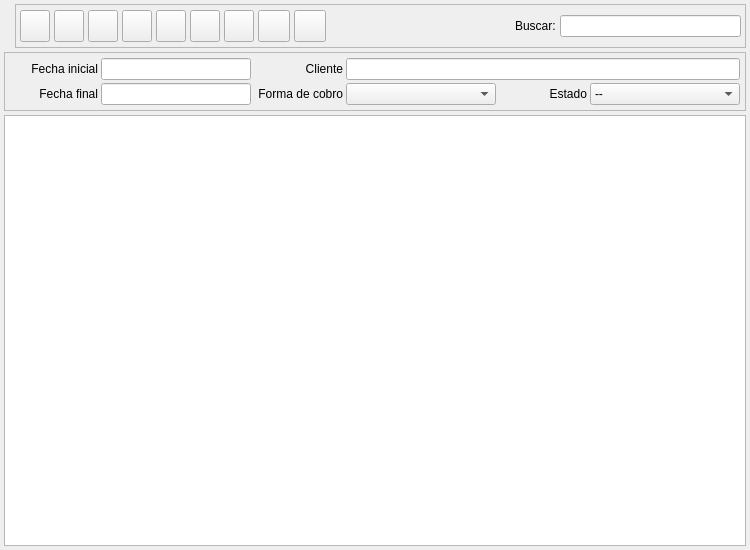
<?xml version="1.0" encoding="UTF-8"?>
<ui version="4.0">
 <author>Tomeu Borras Riera</author>
 <class>CarteraCobrosListBase</class>
 <widget class="QWidget" name="CarteraCobrosListBase">
  <property name="enabled">
   <bool>true</bool>
  </property>
  <property name="geometry">
   <rect>
    <x>0</x>
    <y>0</y>
    <width>750</width>
    <height>550</height>
   </rect>
  </property>
  <property name="minimumSize">
   <size>
    <width>750</width>
    <height>550</height>
   </size>
  </property>
  <property name="windowTitle">
   <string>Cartera de cobros</string>
  </property>
  <property name="windowIcon">
   <iconset resource="../../../bulmages.qrc">
    <normaloff>:/Images/receive-list.png</normaloff>:/Images/receive-list.png</iconset>
  </property>
  <layout class="QVBoxLayout" name="verticalLayout">
   <property name="spacing">
    <number>4</number>
   </property>
   <property name="margin">
    <number>4</number>
   </property>
   <item>
    <layout class="QHBoxLayout">
     <property name="spacing">
      <number>4</number>
     </property>
     <property name="margin">
      <number>0</number>
     </property>
     <item>
      <widget class="QLabel" name="label">
       <property name="maximumSize">
        <size>
         <width>48</width>
         <height>48</height>
        </size>
       </property>
       <property name="text">
        <string/>
       </property>
       <property name="pixmap">
        <pixmap resource="../../../bulmages.qrc">:/Images/receive-list.png</pixmap>
       </property>
       <property name="scaledContents">
        <bool>true</bool>
       </property>
      </widget>
     </item>
     <item>
      <widget class="QFrame" name="m_botonera">
       <property name="frameShape">
        <enum>QFrame::StyledPanel</enum>
       </property>
       <property name="frameShadow">
        <enum>QFrame::Raised</enum>
       </property>
       <layout class="QHBoxLayout" name="horizontalLayout">
        <property name="spacing">
         <number>4</number>
        </property>
        <property name="sizeConstraint">
         <enum>QLayout::SetDefaultConstraint</enum>
        </property>
        <property name="margin">
         <number>4</number>
        </property>
        <item>
         <widget class="QToolButton" name="mui_crear">
          <property name="maximumSize">
           <size>
            <width>32</width>
            <height>32</height>
           </size>
          </property>
          <property name="toolTip">
           <string>Nuevo contrato</string>
          </property>
          <property name="whatsThis">
           <string>Nuevo contrato</string>
          </property>
          <property name="text">
           <string/>
          </property>
          <property name="icon">
           <iconset resource="../../../bulmages.qrc">
            <normaloff>:/Images/document-new.png</normaloff>:/Images/document-new.png</iconset>
          </property>
          <property name="iconSize">
           <size>
            <width>22</width>
            <height>22</height>
           </size>
          </property>
         </widget>
        </item>
        <item>
         <widget class="QToolButton" name="mui_editar">
          <property name="maximumSize">
           <size>
            <width>32</width>
            <height>32</height>
           </size>
          </property>
          <property name="toolTip">
           <string>Editar contrato</string>
          </property>
          <property name="whatsThis">
           <string>Editar contrato</string>
          </property>
          <property name="text">
           <string/>
          </property>
          <property name="icon">
           <iconset resource="../../../bulmages.qrc">
            <normaloff>:/Images/document-open.png</normaloff>:/Images/document-open.png</iconset>
          </property>
          <property name="iconSize">
           <size>
            <width>22</width>
            <height>22</height>
           </size>
          </property>
         </widget>
        </item>
        <item>
         <widget class="QToolButton" name="mui_borrar">
          <property name="maximumSize">
           <size>
            <width>32</width>
            <height>32</height>
           </size>
          </property>
          <property name="toolTip">
           <string>Borrar contrato</string>
          </property>
          <property name="whatsThis">
           <string>Borrar contrato</string>
          </property>
          <property name="text">
           <string/>
          </property>
          <property name="icon">
           <iconset resource="../../../bulmages.qrc">
            <normaloff>:/Images/edit-delete.png</normaloff>:/Images/edit-delete.png</iconset>
          </property>
          <property name="iconSize">
           <size>
            <width>22</width>
            <height>22</height>
           </size>
          </property>
         </widget>
        </item>
        <item>
         <widget class="QToolButton" name="mui_imprimir">
          <property name="maximumSize">
           <size>
            <width>32</width>
            <height>32</height>
           </size>
          </property>
          <property name="toolTip">
           <string>Imprimir listado</string>
          </property>
          <property name="whatsThis">
           <string>Imprimir listado</string>
          </property>
          <property name="text">
           <string/>
          </property>
          <property name="icon">
           <iconset resource="../../../bulmages.qrc">
            <normaloff>:/Images/document-print.png</normaloff>:/Images/document-print.png</iconset>
          </property>
          <property name="iconSize">
           <size>
            <width>22</width>
            <height>22</height>
           </size>
          </property>
         </widget>
        </item>
        <item>
         <widget class="QToolButton" name="mui_filtrar">
          <property name="maximumSize">
           <size>
            <width>32</width>
            <height>32</height>
           </size>
          </property>
          <property name="toolTip">
           <string>Filtrar contratos</string>
          </property>
          <property name="whatsThis">
           <string>Filtrar contratos</string>
          </property>
          <property name="text">
           <string/>
          </property>
          <property name="icon">
           <iconset resource="../../../bulmages.qrc">
            <normaloff>:/Images/edit-find.png</normaloff>:/Images/edit-find.png</iconset>
          </property>
          <property name="iconSize">
           <size>
            <width>22</width>
            <height>22</height>
           </size>
          </property>
          <property name="checkable">
           <bool>true</bool>
          </property>
         </widget>
        </item>
        <item>
         <widget class="QToolButton" name="mui_configurar">
          <property name="maximumSize">
           <size>
            <width>32</width>
            <height>32</height>
           </size>
          </property>
          <property name="toolTip">
           <string>Configurar listado</string>
          </property>
          <property name="whatsThis">
           <string>Configurar listado</string>
          </property>
          <property name="text">
           <string/>
          </property>
          <property name="icon">
           <iconset resource="../../../bulmages.qrc">
            <normaloff>:/Images/document-properties.png</normaloff>:/Images/document-properties.png</iconset>
          </property>
          <property name="iconSize">
           <size>
            <width>22</width>
            <height>22</height>
           </size>
          </property>
          <property name="checkable">
           <bool>true</bool>
          </property>
         </widget>
        </item>
        <item>
         <widget class="QToolButton" name="mui_actualizar">
          <property name="maximumSize">
           <size>
            <width>32</width>
            <height>32</height>
           </size>
          </property>
          <property name="toolTip">
           <string>Actualizar listado</string>
          </property>
          <property name="whatsThis">
           <string>Actualizar listado</string>
          </property>
          <property name="text">
           <string/>
          </property>
          <property name="icon">
           <iconset resource="../../../bulmages.qrc">
            <normaloff>:/Images/view-refresh.png</normaloff>:/Images/view-refresh.png</iconset>
          </property>
          <property name="iconSize">
           <size>
            <width>22</width>
            <height>22</height>
           </size>
          </property>
         </widget>
        </item>
        <item>
         <widget class="QToolButton" name="mui_q34">
          <property name="minimumSize">
           <size>
            <width>32</width>
            <height>32</height>
           </size>
          </property>
          <property name="maximumSize">
           <size>
            <width>32</width>
            <height>32</height>
           </size>
          </property>
          <property name="toolTip">
           <string>Generar Q19</string>
          </property>
          <property name="whatsThis">
           <string>Generar el modelo bancario Q19 de los archivos seleccionados.</string>
          </property>
          <property name="text">
           <string/>
          </property>
          <property name="icon">
           <iconset resource="../../../bulmages.qrc">
            <normaloff>:/Genericos32x32/images/png/q19.png</normaloff>:/Genericos32x32/images/png/q19.png</iconset>
          </property>
          <property name="iconSize">
           <size>
            <width>22</width>
            <height>22</height>
           </size>
          </property>
         </widget>
        </item>
        <item>
         <widget class="QToolButton" name="mui_suma">
          <property name="minimumSize">
           <size>
            <width>32</width>
            <height>32</height>
           </size>
          </property>
          <property name="maximumSize">
           <size>
            <width>32</width>
            <height>32</height>
           </size>
          </property>
          <property name="text">
           <string/>
          </property>
          <property name="icon">
           <iconset resource="../../../bulmages.qrc">
            <normaloff>:/Genericos32x32/images/png/suma.png</normaloff>:/Genericos32x32/images/png/suma.png</iconset>
          </property>
          <property name="iconSize">
           <size>
            <width>22</width>
            <height>22</height>
           </size>
          </property>
         </widget>
        </item>
        <item>
         <widget class="QFrame" name="mui_plugbotones">
          <property name="sizePolicy">
           <sizepolicy hsizetype="Minimum" vsizetype="Preferred">
            <horstretch>0</horstretch>
            <verstretch>0</verstretch>
           </sizepolicy>
          </property>
          <property name="frameShape">
           <enum>QFrame::NoFrame</enum>
          </property>
          <property name="frameShadow">
           <enum>QFrame::Plain</enum>
          </property>
          <property name="lineWidth">
           <number>0</number>
          </property>
         </widget>
        </item>
        <item>
         <spacer>
          <property name="orientation">
           <enum>Qt::Horizontal</enum>
          </property>
          <property name="sizeType">
           <enum>QSizePolicy::Expanding</enum>
          </property>
          <property name="sizeHint" stdset="0">
           <size>
            <width>101</width>
            <height>34</height>
           </size>
          </property>
         </spacer>
        </item>
        <item>
         <widget class="QLabel" name="textLabel1">
          <property name="text">
           <string>Buscar:</string>
          </property>
         </widget>
        </item>
        <item>
         <widget class="QLineEdit" name="m_texto">
          <property name="minimumSize">
           <size>
            <width>150</width>
            <height>0</height>
           </size>
          </property>
         </widget>
        </item>
       </layout>
      </widget>
     </item>
    </layout>
   </item>
   <item>
    <widget class="QFrame" name="m_busqueda">
     <property name="frameShape">
      <enum>QFrame::StyledPanel</enum>
     </property>
     <property name="frameShadow">
      <enum>QFrame::Raised</enum>
     </property>
     <layout class="QGridLayout" name="gridLayout">
      <item row="0" column="0">
       <widget class="QLabel" name="label_3">
        <property name="text">
         <string>Fecha inicial</string>
        </property>
        <property name="alignment">
         <set>Qt::AlignRight|Qt::AlignTrailing|Qt::AlignVCenter</set>
        </property>
        <property name="buddy">
         <cstring>mui_fechainicial</cstring>
        </property>
       </widget>
      </item>
      <item row="0" column="1">
       <widget class="BlDateSearch" name="mui_fechainicial">
        <property name="sizePolicy">
         <sizepolicy hsizetype="Preferred" vsizetype="Fixed">
          <horstretch>0</horstretch>
          <verstretch>0</verstretch>
         </sizepolicy>
        </property>
        <property name="minimumSize">
         <size>
          <width>150</width>
          <height>0</height>
         </size>
        </property>
       </widget>
      </item>
      <item row="0" column="2">
       <widget class="QLabel" name="label_2">
        <property name="text">
         <string>Cliente</string>
        </property>
        <property name="alignment">
         <set>Qt::AlignRight|Qt::AlignTrailing|Qt::AlignVCenter</set>
        </property>
        <property name="buddy">
         <cstring>mui_idcliente</cstring>
        </property>
       </widget>
      </item>
      <item row="0" column="3" colspan="3">
       <widget class="BlSearchWidget" name="mui_idcliente"/>
      </item>
      <item row="1" column="0">
       <widget class="QLabel" name="label_4">
        <property name="text">
         <string>Fecha final</string>
        </property>
        <property name="alignment">
         <set>Qt::AlignRight|Qt::AlignTrailing|Qt::AlignVCenter</set>
        </property>
        <property name="buddy">
         <cstring>mui_fechafinal</cstring>
        </property>
       </widget>
      </item>
      <item row="1" column="1">
       <widget class="BlDateSearch" name="mui_fechafinal">
        <property name="sizePolicy">
         <sizepolicy hsizetype="Preferred" vsizetype="Fixed">
          <horstretch>0</horstretch>
          <verstretch>0</verstretch>
         </sizepolicy>
        </property>
        <property name="minimumSize">
         <size>
          <width>150</width>
          <height>0</height>
         </size>
        </property>
       </widget>
      </item>
      <item row="1" column="2">
       <widget class="QLabel" name="label_5">
        <property name="text">
         <string>Forma de cobro</string>
        </property>
        <property name="alignment">
         <set>Qt::AlignRight|Qt::AlignTrailing|Qt::AlignVCenter</set>
        </property>
        <property name="buddy">
         <cstring>mui_idforma_pago</cstring>
        </property>
       </widget>
      </item>
      <item row="1" column="3">
       <widget class="BfBuscarFormaPago" name="mui_idforma_pago">
        <property name="minimumSize">
         <size>
          <width>150</width>
          <height>0</height>
         </size>
        </property>
       </widget>
      </item>
      <item row="1" column="4">
       <widget class="QLabel" name="label_6">
        <property name="text">
         <string>Estado</string>
        </property>
        <property name="alignment">
         <set>Qt::AlignRight|Qt::AlignTrailing|Qt::AlignVCenter</set>
        </property>
        <property name="buddy">
         <cstring>mui_estadovencimientoc</cstring>
        </property>
       </widget>
      </item>
      <item row="1" column="5">
       <widget class="QComboBox" name="mui_estadovencimientoc">
        <property name="minimumSize">
         <size>
          <width>150</width>
          <height>0</height>
         </size>
        </property>
        <item>
         <property name="text">
          <string>--</string>
         </property>
        </item>
        <item>
         <property name="text">
          <string>Pendiente</string>
         </property>
        </item>
        <item>
         <property name="text">
          <string>Emitido</string>
         </property>
        </item>
        <item>
         <property name="text">
          <string>Pagado</string>
         </property>
        </item>
        <item>
         <property name="text">
          <string>Devuelto</string>
         </property>
        </item>
        <item>
         <property name="text">
          <string>Reemitido</string>
         </property>
        </item>
       </widget>
      </item>
     </layout>
    </widget>
   </item>
   <item>
    <widget class="CarteraCobrosListSubForm" name="mui_list"/>
   </item>
  </layout>
 </widget>
 <layoutdefault spacing="3" margin="5"/>
 <customwidgets>
  <customwidget>
   <class>BlDateSearch</class>
   <extends>QLineEdit</extends>
   <header>bldatesearch.h</header>
  </customwidget>
  <customwidget>
   <class>BfBuscarFormaPago</class>
   <extends>QComboBox</extends>
   <header>bfbuscarformapago.h</header>
  </customwidget>
  <customwidget>
   <class>CarteraCobrosListSubForm</class>
   <extends>QTableWidget</extends>
   <header>carteracobroslist.h</header>
  </customwidget>
  <customwidget>
   <class>BlSearchWidget</class>
   <extends>QLineEdit</extends>
   <header>blsearchwidget.h</header>
  </customwidget>
 </customwidgets>
 <resources>
  <include location="../../../bulmages.qrc"/>
 </resources>
</ui>
